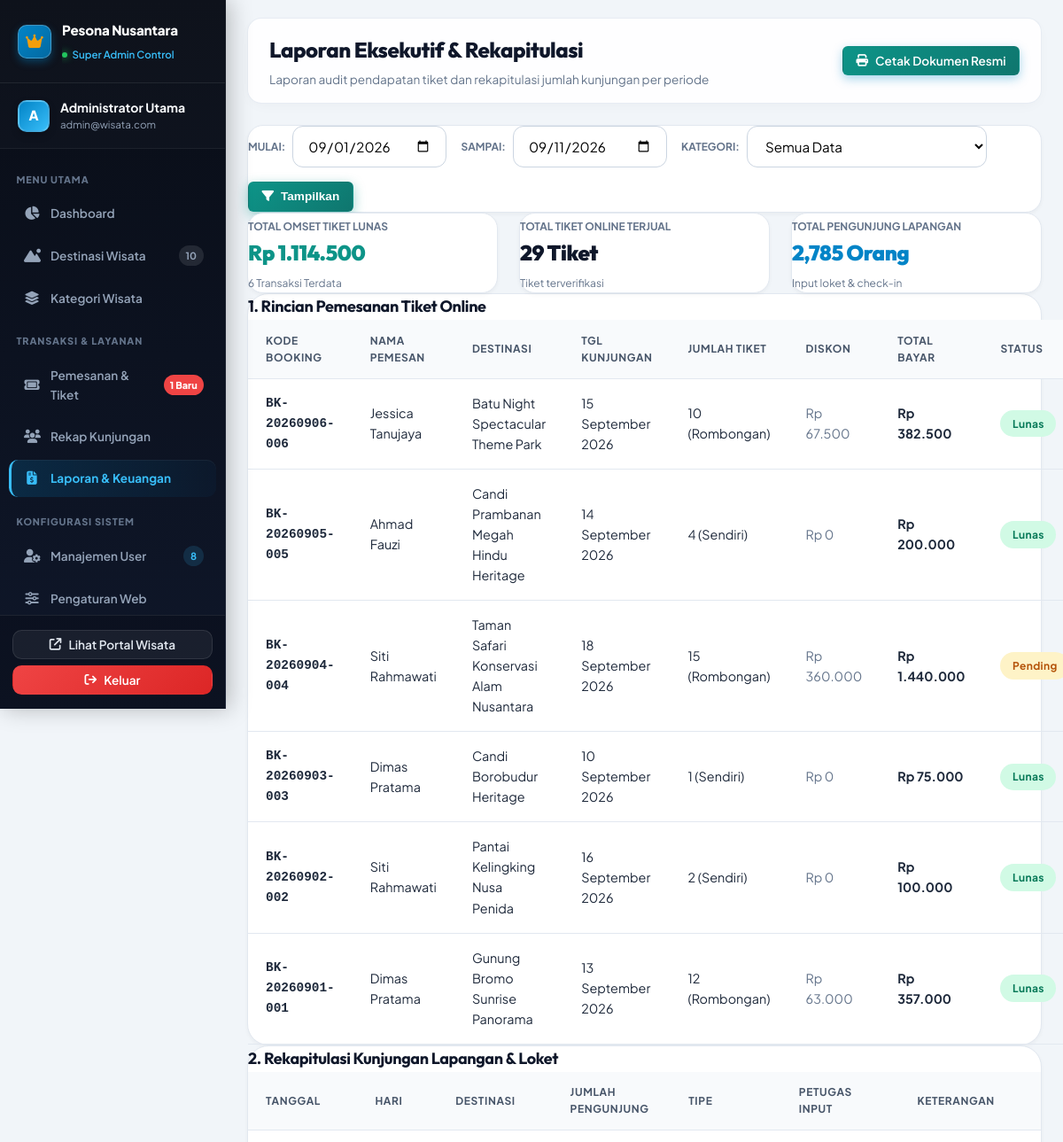
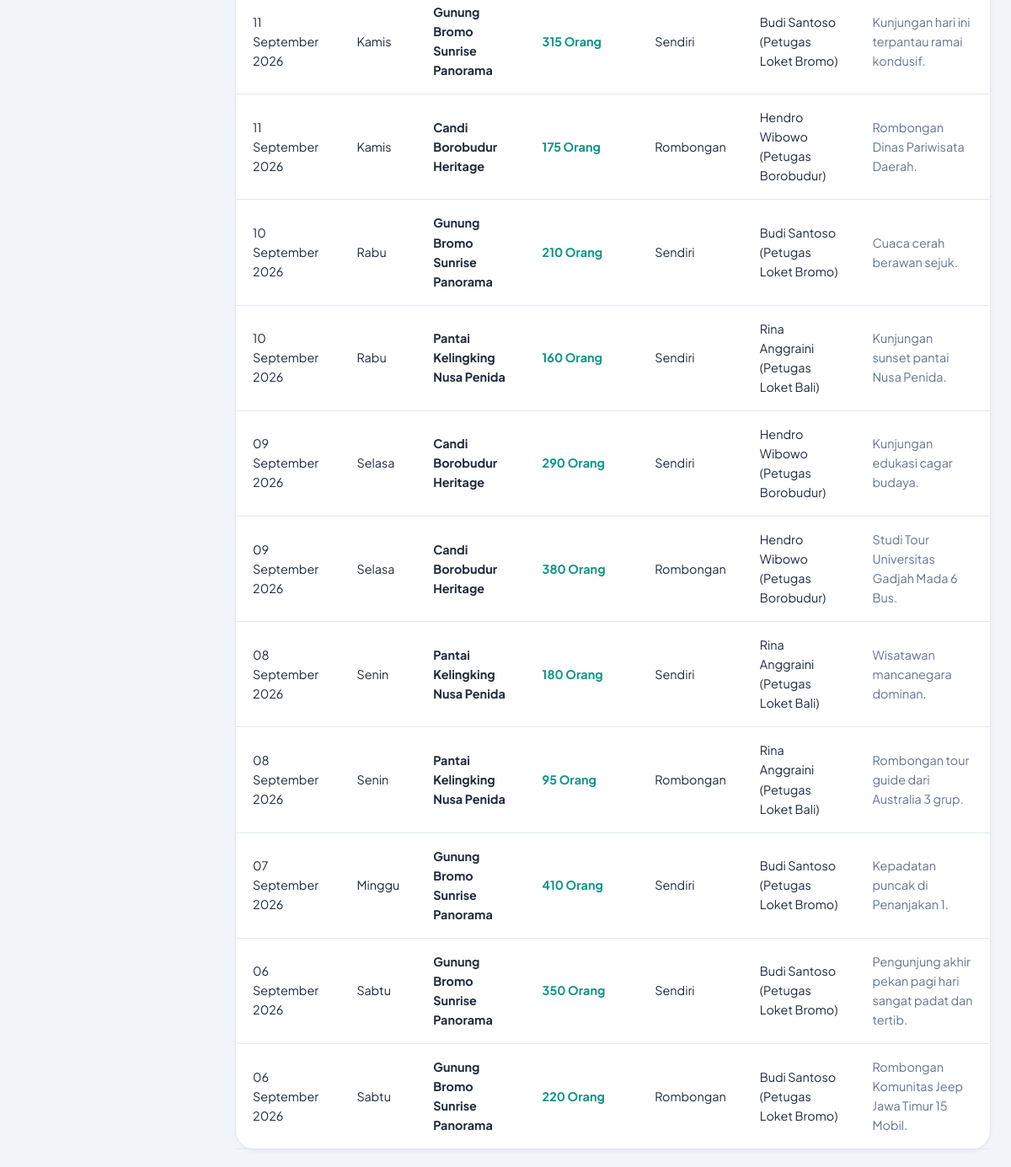
Page /admin/laporan.php (signed in) on the committed database (2 pictures, top to bottom).
### tables this page shows
CREATE TABLE `pengaturan_web` (
  `id` INT AUTO_INCREMENT PRIMARY KEY,
  `nama_sistem` VARCHAR(100) NOT NULL DEFAULT 'Pesona Nusantara',
  `tagline` VARCHAR(200) DEFAULT 'Sistem Informasi & Reservasi Wisata Berkelas Indonesia',
  `deskripsi` TEXT DEFAULT NULL,
  `kontak_email` VARCHAR(100) DEFAULT 'kontak@pesonanusantara.id',
  `kontak_telp` VARCHAR(30) DEFAULT '+62 821-9988-7766',
  `alamat` TEXT DEFAULT NULL,
  `logo` VARCHAR(255) DEFAULT NULL,
  `banner` VARCHAR(255) DEFAULT NULL,
  `sosmed_instagram` VARCHAR(100) DEFAULT 'pesonanusantara.id',
  `sosmed_facebook` VARCHAR(100) DEFAULT 'pesonanusantara.official',
  `sosmed_youtube` VARCHAR(100) DEFAULT 'PesonaNusantaraTV',
  `updated_at` TIMESTAMP DEFAULT CURRENT_TIMESTAMP ON UPDATE CURRENT_TIMESTAMP
);

CREATE TABLE `pemesanan` (
  `id` INT AUTO_INCREMENT PRIMARY KEY,
  `kode_booking` VARCHAR(30) NOT NULL UNIQUE,
  `user_id` INT NOT NULL,
  `destinasi_id` INT NOT NULL,
  `tanggal_kunjungan` DATE NOT NULL,
  `tipe_rombongan` ENUM('sendiri', 'rombongan') NOT NULL DEFAULT 'sendiri',
  `jumlah_tiket` INT NOT NULL DEFAULT 1,
  `harga_satuan` DECIMAL(12,2) NOT NULL,
  `diskon_didapat` DECIMAL(12,2) DEFAULT 0.00,
  `total_bayar` DECIMAL(12,2) NOT NULL,
  `status_bayar` ENUM('pending', 'lunas', 'batal') NOT NULL DEFAULT 'pending',
  `metode_pembayaran` VARCHAR(50) DEFAULT 'QRIS',
  `bukti_bayar` VARCHAR(255) DEFAULT NULL,
  `qr_code` VARCHAR(255) DEFAULT NULL,
  `status_kunjungan` ENUM('belum_digunakan', 'sudah_digunakan', 'hangus') DEFAULT 'belum_digunakan',
  `waktu_checkin` DATETIME DEFAULT NULL,
  `nama_pemesan` VARCHAR(100) DEFAULT NULL,
  `no_telp` VARCHAR(30) DEFAULT NULL,
  `catatan` TEXT DEFAULT NULL,
  `created_at` TIMESTAMP DEFAULT CURRENT_TIMESTAMP,
  FOREIGN KEY (`user_id`) REFERENCES `users`(`id`) ON DELETE CASCADE,
  FOREIGN KEY (`destinasi_id`) REFERENCES `destinasi`(`id`) ON DELETE CASCADE
);

CREATE TABLE `destinasi` (
  `id` INT AUTO_INCREMENT PRIMARY KEY,
  `kategori_id` INT NOT NULL,
  `nama_destinasi` VARCHAR(150) NOT NULL,
  `slug` VARCHAR(180) NOT NULL UNIQUE,
  `deskripsi` TEXT NOT NULL,
  `lokasi` VARCHAR(255) NOT NULL,
  `maps_embed` TEXT DEFAULT NULL,
  `harga_tiket` DECIMAL(12,2) NOT NULL DEFAULT 0.00,
  `diskon_rombongan` INT DEFAULT 15 COMMENT 'Diskon persen untuk rombongan',
  `min_rombongan` INT DEFAULT 10 COMMENT 'Minimal pengunjung untuk rombongan',
  `jam_buka` TIME DEFAULT '08:00:00',
  `jam_tutup` TIME DEFAULT '17:00:00',
  `hari_operasional` VARCHAR(100) DEFAULT 'Setiap Hari (Senin - Minggu)',
  `fasilitas` TEXT DEFAULT NULL COMMENT 'Comma-separated fasilitas',
  `status` ENUM('buka', 'tutup', 'pemeliharaan') DEFAULT 'buka',
  `rating` DECIMAL(3,2) DEFAULT 4.80,
  `foto_utama` VARCHAR(255) NOT NULL,
  `created_at` TIMESTAMP DEFAULT CURRENT_TIMESTAMP,
  FOREIGN KEY (`kategori_id`) REFERENCES `kategori_wisata`(`id`) ON DELETE CASCADE
);

CREATE TABLE `presensi_kunjungan` (
  `id` INT AUTO_INCREMENT PRIMARY KEY,
  `petugas_id` INT NOT NULL,
  `destinasi_id` INT NOT NULL,
  `tanggal_kunjungan` DATE NOT NULL,
  `hari` VARCHAR(20) NOT NULL,
  `jumlah_pengunjung` INT NOT NULL,
  `jenis_kunjungan` ENUM('sendiri', 'rombongan') NOT NULL DEFAULT 'sendiri',
  `keterangan` TEXT DEFAULT NULL,
  `created_at` TIMESTAMP DEFAULT CURRENT_TIMESTAMP,
  FOREIGN KEY (`petugas_id`) REFERENCES `users`(`id`) ON DELETE CASCADE,
  FOREIGN KEY (`destinasi_id`) REFERENCES `destinasi`(`id`) ON DELETE CASCADE
);

### admin/laporan.php (the view, shortened to what the rows shown need)
<?php
require_once __DIR__ . '/../config/database.php';
$tglMulai = $_GET['tgl_mulai'] ?? date('Y-m-01');
$tglSelesai = $_GET['tgl_selesai'] ?? date('Y-m-d');
$tipeLaporan = $_GET['tipe'] ?? 'semua';
$isPrint = isset($_GET['print']);
$stmtPemesanan = $pdo->prepare("SELECT p.*, d.nama_destinasi
                                FROM pemesanan p
                                JOIN destinasi d ON p.destinasi_id = d.id
                                WHERE DATE(p.created_at) BETWEEN ? AND ?
                                ORDER BY p.id DESC");
$stmtPemesanan->execute([$tglMulai, $tglSelesai]);
$laporanPemesanan = $stmtPemesanan->fetchAll();
$totalOmsetLunas = 0;
$totalTiketTerjual = 0;
foreach ($laporanPemesanan as $p) {
    if ($p['status_bayar'] === 'lunas') {
        $totalOmsetLunas += (float)$p['total_bayar'];
        $totalTiketTerjual += (int)$p['jumlah_tiket'];
    }
}
$stmtKunjungan = $pdo->prepare("SELECT k.*, d.nama_destinasi, COALESCE(u.nama, 'Petugas Loket') as nama_petugas
                                FROM presensi_kunjungan k
                                JOIN destinasi d ON k.destinasi_id = d.id
                                LEFT JOIN users u ON k.petugas_id = u.id
                                WHERE k.tanggal_kunjungan BETWEEN ? AND ?
                                ORDER BY k.tanggal_kunjungan DESC");
$stmtKunjungan->execute([$tglMulai, $tglSelesai]);
$laporanKunjungan = $stmtKunjungan->fetchAll();
$totalPengunjungLapangan = 0;
foreach ($laporanKunjungan as $k) {
    $totalPengunjungLapangan += (int)$k['jumlah_pengunjung'];
}
if (!$isPrint) {
    require_once __DIR__ . '/includes/header.php';
    require_once __DIR__ . '/includes/sidebar.php';
}
?>
<main class="<?= $isPrint ? 'p-4' : 'admin-main' ?>">
  <div class="admin-topbar-luxury no-print">
    <div>
      <h1 style="font-size: 1.5rem; font-weight: 800; color: #0f172a; margin: 0;">Laporan Eksekutif & Rekapitulasi</h1>
    </div>
  </div>
  <div class="grid grid-cols-3 gap-6 mb-8">
    <div class="card p-6 shadow-sm border" style="border-radius: var(--radius-lg);">
      <h2 class="text-2xl font-black text-primary mt-1"><?= formatRupiah($totalOmsetLunas) ?></h2>
    </div>
    <div class="card p-6 shadow-sm border" style="border-radius: var(--radius-lg);">
      <h2 class="text-2xl font-black text-dark mt-1"><?= number_format($totalTiketTerjual) ?> Tiket</h2>
    </div>
    <div class="card p-6 shadow-sm border" style="border-radius: var(--radius-lg);">
      <h2 class="text-2xl font-black text-secondary mt-1"><?= number_format($totalPengunjungLapangan) ?> Orang</h2>
    </div>
  </div>
  <?php if ($tipeLaporan === 'semua' || $tipeLaporan === 'pemesanan'): ?>
    <div class="card p-6 shadow-sm bg-white mb-8" style="border-radius: var(--radius-xl);">
      <div class="overflow-x-auto">
        <table class="table">
          <thead>
            <tr>
              <th>Kode Booking</th>
              <th>Nama Pemesan</th>
              <th>Destinasi</th>
              <th>Tgl Kunjungan</th>
              <th>Jumlah Tiket</th>
              <th>Diskon</th>
              <th>Total Bayar</th>
              <th>Status</th>
            </tr>
          </thead>
          <tbody>
            <?php if (empty($laporanPemesanan)): ?>
              <tr><td colspan="8" class="text-center py-4 text-muted">Tidak ada transaksi pada periode ini.</td></tr>
            <?php else: ?>
              <?php foreach ($laporanPemesanan as $p): ?>
                <tr>
                  <td class="font-mono font-bold text-xs"><?= htmlspecialchars($p['kode_booking']) ?></td>
                  <td><?= htmlspecialchars($p['nama_pemesan'] ?? '-') ?></td>
                  <td><?= htmlspecialchars($p['nama_destinasi']) ?></td>
                  <td><?= formatTanggalIndo($p['tanggal_kunjungan']) ?></td>
                  <td><?= $p['jumlah_tiket'] ?> (<?= ucfirst($p['tipe_rombongan']) ?>)</td>
                  <td class="text-xs text-muted"><?= formatRupiah($p['diskon_didapat']) ?></td>
                  <td class="font-bold"><?= formatRupiah($p['total_bayar']) ?></td>
                  <td>
                    <span class="badge badge-<?= $p['status_bayar'] === 'lunas' ? 'success' : 'warning' ?>">
                      <?= ucfirst($p['status_bayar']) ?>
                    </span>
                  </td>
                </tr>
              <?php endforeach; ?>
            <?php endif; ?>
          </tbody>
        </table>
      </div>
    </div>
  <?php endif; ?>
  <?php if ($tipeLaporan === 'semua' || $tipeLaporan === 'kunjungan'): ?>
    <div class="card p-6 shadow-sm bg-white mb-8" style="border-radius: var(--radius-xl);">
      <div class="overflow-x-auto">
        <table class="table">
          <thead>
            <tr>
              <th>Tanggal</th>
              <th>Hari</th>
              <th>Destinasi</th>
              <th>Jumlah Pengunjung</th>
              <th>Tipe</th>
              <th>Petugas Input</th>
              <th>Keterangan</th>
            </tr>
          </thead>
          <tbody>
            <?php if (empty($laporanKunjungan)): ?>
              <tr><td colspan="7" class="text-center py-4 text-muted">Tidak ada data kunjungan pada periode ini.</td></tr>
            <?php else: ?>
              <?php foreach ($laporanKunjungan as $k): ?>
                <tr>
                  <td><?= formatTanggalIndo($k['tanggal_kunjungan']) ?></td>
                  <td><?= htmlspecialchars($k['hari']) ?></td>
                  <td><strong><?= htmlspecialchars($k['nama_destinasi']) ?></strong></td>
                  <td class="font-bold text-primary"><?= number_format($k['jumlah_pengunjung']) ?> Orang</td>
                  <td><?= ucfirst($k['jenis_kunjungan']) ?></td>
                  <td><?= htmlspecialchars($k['nama_petugas']) ?></td>
                  <td class="text-xs text-muted"><?= htmlspecialchars($k['keterangan'] ?? '-') ?></td>
                </tr>
              <?php endforeach; ?>
            <?php endif; ?>
          </tbody>
        </table>
      </div>
    </div>
  <?php endif; ?>
</main>
<?php
if (!$isPrint) {
    require_once __DIR__ . '/includes/footer.php';
} else {
    echo "</body></html>";
}
?>

### admin/includes/sidebar.php
<?php
$currentFile = basename($_SERVER['PHP_SELF']);
$userName = $_SESSION['user_nama'] ?? 'Administrator';
$userEmail = $_SESSION['user_email'] ?? 'admin@wisata.com';
$initial = strtoupper(substr($userName, 0, 1));
$cntPendingPesanan = 0;
$cntDestinasi = 0;
$cntUsers = 0;
if (isset($pdo) && $pdo) {
    try {
        $cntPendingPesanan = (int)$pdo->query("SELECT COUNT(*) FROM pemesanan WHERE status_bayar = 'pending'")->fetchColumn();
        $cntDestinasi = (int)$pdo->query("SELECT COUNT(*) FROM destinasi")->fetchColumn();
        $cntUsers = (int)$pdo->query("SELECT COUNT(*) FROM users")->fetchColumn();
    } catch (Exception $e) {}
}
?>
<aside class="admin-sidebar">
  <div class="admin-sidebar-brand">
    <div class="admin-brand-icon">
      <i class="fa-solid fa-crown text-amber"></i>
    </div>
    <div style="overflow: hidden; flex: 1;">
      <span style="display: block; font-weight: 800; font-size: 0.95rem; color: #ffffff; letter-spacing: -0.01em; white-space: nowrap; text-overflow: ellipsis; overflow: hidden;">
        <?= htmlspecialchars($settings['nama_sistem'] ?? 'Pesona Nusantara') ?>
      </span>
      <span style="display: inline-flex; align-items: center; gap: 0.35rem; font-size: 0.72rem; color: #38bdf8; font-weight: 600;">
        <span style="width: 6px; height: 6px; border-radius: 50%; background: #22c55e; display: inline-block; box-shadow: 0 0 8px #22c55e;"></span>
        Super Admin Control
      </span>
    </div>
  </div>
  <?php
    $sessFoto = $_SESSION['user_foto'] ?? 'default_avatar.png';
    $hasSessFoto = (!empty($sessFoto) && $sessFoto !== 'default_avatar.png' && file_exists(__DIR__ . '/../../assets/uploads/users/' . $sessFoto));
  ?>
  <div class="admin-profile-pill">
    <?php if ($hasSessFoto): ?>
      <img src="<?= BASE_URL ?>assets/uploads/users/<?= htmlspecialchars($sessFoto) ?>" alt="Avatar" style="width: 38px; height: 38px; border-radius: 50%; object-fit: cover; border: 2px solid #2dd4bf; box-shadow: 0 2px 8px rgba(0,0,0,0.2);">
    <?php else: ?>
      <div class="admin-avatar">
        <?= $initial ?>
      </div>
    <?php endif; ?>
    <div style="overflow: hidden; flex: 1;">
      <strong style="display: block; font-size: 0.875rem; color: #f8fafc; font-weight: 700; white-space: nowrap; text-overflow: ellipsis; overflow: hidden;">
        <?= htmlspecialchars($userName) ?>
      </strong>
      <span style="font-size: 0.72rem; color: #94a3b8; display: block; white-space: nowrap; text-overflow: ellipsis; overflow: hidden;">
        <?= htmlspecialchars($userEmail) ?>
      </span>
    </div>
  </div>
  <ul class="admin-nav-list">
    <li style="padding: 0.6rem 0.5rem 0.25rem 0.5rem; font-size: 0.68rem; font-weight: 800; color: #64748b; text-transform: uppercase; letter-spacing: 0.08em;">
      Menu Utama
    </li>
    <li class="admin-nav-item">
      <a href="<?= BASE_URL ?>admin/index.php" class="admin-nav-link <?= ($currentFile == 'index.php') ? 'active' : '' ?>">
        <i class="fa-solid fa-chart-pie"></i>
        <span style="flex: 1;">Dashboard</span>
      </a>
    </li>
    <li class="admin-nav-item">
      <a href="<?= BASE_URL ?>admin/destinasi.php" class="admin-nav-link <?= ($currentFile == 'destinasi.php') ? 'active' : '' ?>">
        <i class="fa-solid fa-mountain-sun"></i>
        <span style="flex: 1;">Destinasi Wisata</span>
        <?php if ($cntDestinasi > 0): ?>
          <span style="font-size: 0.7rem; font-weight: 700; background: rgba(255,255,255,0.1); color: #94a3b8; padding: 0.15rem 0.5rem; border-radius: 9999px;">
            <?= $cntDestinasi ?>
          </span>
        <?php endif; ?>
      </a>
    </li>
    <li class="admin-nav-item">
      <a href="<?= BASE_URL ?>admin/kategori.php" class="admin-nav-link <?= ($currentFile == 'kategori.php') ? 'active' : '' ?>">
        <i class="fa-solid fa-layer-group"></i>
        <span style="flex: 1;">Kategori Wisata</span>
      </a>
    </li>
    <li style="padding: 0.85rem 0.5rem 0.25rem 0.5rem; font-size: 0.68rem; font-weight: 800; color: #64748b; text-transform: uppercase; letter-spacing: 0.08em;">
      Transaksi & Layanan
    </li>
    <li class="admin-nav-item">
      <a href="<?= BASE_URL ?>admin/pemesanan.php" class="admin-nav-link <?= ($currentFile == 'pemesanan.php') ? 'active' : '' ?>">
        <i class="fa-solid fa-ticket"></i>
        <span style="flex: 1;">Pemesanan & Tiket</span>
        <?php if ($cntPendingPesanan > 0): ?>
          <span style="font-size: 0.68rem; font-weight: 800; background: #ef4444; color: #ffffff; padding: 0.15rem 0.45rem; border-radius: 9999px; animation: pulse 2s infinite;">
            <?= $cntPendingPesanan ?> Baru
          </span>
        <?php endif; ?>
      </a>
    </li>
    <li class="admin-nav-item">
      <a href="<?= BASE_URL ?>admin/kunjungan.php" class="admin-nav-link <?= ($currentFile == 'kunjungan.php') ? 'active' : '' ?>">
        <i class="fa-solid fa-users"></i>
        <span style="flex: 1;">Rekap Kunjungan</span>
      </a>
    </li>
    <li class="admin-nav-item">
      <a href="<?= BASE_URL ?>admin/laporan.php" class="admin-nav-link <?= ($currentFile == 'laporan.php') ? 'active' : '' ?>">
        <i class="fa-solid fa-file-invoice-dollar"></i>
        <span style="flex: 1;">Laporan & Keuangan</span>
      </a>
    </li>
    <li style="padding: 0.85rem 0.5rem 0.25rem 0.5rem; font-size: 0.68rem; font-weight: 800; color: #64748b; text-transform: uppercase; letter-spacing: 0.08em;">
      Konfigurasi Sistem
    </li>
    <li class="admin-nav-item">
      <a href="<?= BASE_URL ?>admin/users.php" class="admin-nav-link <?= ($currentFile == 'users.php') ? 'active' : '' ?>">
        <i class="fa-solid fa-user-gear"></i>
        <span style="flex: 1;">Manajemen User</span>
        <?php if ($cntUsers > 0): ?>
          <span style="font-size: 0.7rem; font-weight: 700; background: rgba(56, 189, 248, 0.15); color: #38bdf8; padding: 0.15rem 0.5rem; border-radius: 9999px;">
            <?= $cntUsers ?>
          </span>
        <?php endif; ?>
      </a>
    </li>
    <li class="admin-nav-item">
      <a href="<?= BASE_URL ?>admin/pengaturan.php" class="admin-nav-link <?= ($currentFile == 'pengaturan.php') ? 'active' : '' ?>">
        <i class="fa-solid fa-sliders"></i>
        <span style="flex: 1;">Pengaturan Web</span>
      </a>
    </li>
  </ul>
  <div class="admin-sidebar-footer">
    <a href="<?= BASE_URL ?>index.php" target="_blank" class="btn btn-secondary btn-sm" style="background: rgba(255,255,255,0.06); color: #e2e8f0; border: 1px solid rgba(255,255,255,0.1); justify-content: center; width: 100%; border-radius: 0.65rem;">
      <i class="fa-solid fa-arrow-up-right-from-square"></i> Lihat Portal Wisata
    </a>
    <a href="<?= BASE_URL ?>logout.php" class="btn btn-danger btn-sm" style="justify-content: center; width: 100%; border-radius: 0.65rem;" onclick="return confirm('Apakah Anda yakin ingin keluar dari panel admin?')">
      <i class="fa-solid fa-arrow-right-from-bracket"></i> Keluar
    </a>
  </div>
</aside>

### rows in the picture
pengaturan_web: nama_sistem "Pesona Nusantara"
pemesanan: kode_booking "BK-20260906-006", nama_pemesan "Jessica Tanujaya", destinasi.nama_destinasi "Batu Night Spectacular Theme Park", tanggal_kunjungan "15 September 2026", jumlah_tiket "10", tipe_rombongan "Rombongan", diskon_didapat "Rp 67.500", total_bayar "Rp 382.500", status_bayar "Lunas"
pemesanan: kode_booking "BK-20260905-005", nama_pemesan "Ahmad Fauzi", destinasi.nama_destinasi "Candi Prambanan Megah Hindu Heritage", tanggal_kunjungan "14 September 2026", jumlah_tiket "4", tipe_rombongan "Sendiri", diskon_didapat "Rp 0", total_bayar "Rp 200.000", status_bayar "Lunas"
pemesanan: kode_booking "BK-20260904-004", nama_pemesan "Siti Rahmawati", destinasi.nama_destinasi "Taman Safari Konservasi Alam Nusantara", tanggal_kunjungan "18 September 2026", jumlah_tiket "15", tipe_rombongan "Rombongan", diskon_didapat "Rp 360.000", total_bayar "Rp 1.440.000", status_bayar "Pending"
pemesanan: kode_booking "BK-20260903-003", nama_pemesan "Dimas Pratama", destinasi.nama_destinasi "Candi Borobudur Heritage", tanggal_kunjungan "10 September 2026", jumlah_tiket "1", tipe_rombongan "Sendiri", diskon_didapat "Rp 0", total_bayar "Rp 75.000", status_bayar "Lunas"
pemesanan: kode_booking "BK-20260902-002", nama_pemesan "Siti Rahmawati", destinasi.nama_destinasi "Pantai Kelingking Nusa Penida", tanggal_kunjungan "16 September 2026", jumlah_tiket "2", tipe_rombongan "Sendiri", diskon_didapat "Rp 0", total_bayar "Rp 100.000", status_bayar "Lunas"
pemesanan: kode_booking "BK-20260901-001", nama_pemesan "Dimas Pratama", destinasi.nama_destinasi "Gunung Bromo Sunrise Panorama", tanggal_kunjungan "13 September 2026", jumlah_tiket "12", tipe_rombongan "Rombongan", diskon_didapat "Rp 63.000", total_bayar "Rp 357.000", status_bayar "Lunas"
presensi_kunjungan: tanggal_kunjungan "11 September 2026", hari "Kamis", destinasi.nama_destinasi "Gunung Bromo Sunrise Panorama", jumlah_pengunjung "315", jenis_kunjungan "Sendiri", nama_petugas "Budi Santoso (Petugas Loket Bromo)", keterangan "Kunjungan hari ini terpantau ramai kondusif."
presensi_kunjungan: tanggal_kunjungan "11 September 2026", hari "Kamis", destinasi.nama_destinasi "Candi Borobudur Heritage", jumlah_pengunjung "175", jenis_kunjungan "Rombongan", nama_petugas "Hendro Wibowo (Petugas Borobudur)", keterangan "Rombongan Dinas Pariwisata Daerah."
presensi_kunjungan: tanggal_kunjungan "10 September 2026", hari "Rabu", destinasi.nama_destinasi "Gunung Bromo Sunrise Panorama", jumlah_pengunjung "210", jenis_kunjungan "Sendiri", nama_petugas "Budi Santoso (Petugas Loket Bromo)", keterangan "Cuaca cerah berawan sejuk."
presensi_kunjungan: tanggal_kunjungan "10 September 2026", hari "Rabu", destinasi.nama_destinasi "Pantai Kelingking Nusa Penida", jumlah_pengunjung "160", jenis_kunjungan "Sendiri", nama_petugas "Rina Anggraini (Petugas Loket Bali)", keterangan "Kunjungan sunset pantai Nusa Penida."
presensi_kunjungan: tanggal_kunjungan "09 September 2026", hari "Selasa", destinasi.nama_destinasi "Candi Borobudur Heritage", jumlah_pengunjung "290", jenis_kunjungan "Sendiri", nama_petugas "Hendro Wibowo (Petugas Borobudur)", keterangan "Kunjungan edukasi cagar budaya."
presensi_kunjungan: tanggal_kunjungan "09 September 2026", hari "Selasa", destinasi.nama_destinasi "Candi Borobudur Heritage", jumlah_pengunjung "380", jenis_kunjungan "Rombongan", nama_petugas "Hendro Wibowo (Petugas Borobudur)", keterangan "Studi Tour Universitas Gadjah Mada 6 Bus."
presensi_kunjungan: tanggal_kunjungan "08 September 2026", hari "Senin", destinasi.nama_destinasi "Pantai Kelingking Nusa Penida", jumlah_pengunjung "180", jenis_kunjungan "Sendiri", nama_petugas "Rina Anggraini (Petugas Loket Bali)", keterangan "Wisatawan mancanegara dominan."
presensi_kunjungan: tanggal_kunjungan "08 September 2026", hari "Senin", destinasi.nama_destinasi "Pantai Kelingking Nusa Penida", jumlah_pengunjung "95", jenis_kunjungan "Rombongan", nama_petugas "Rina Anggraini (Petugas Loket Bali)", keterangan "Rombongan tour guide dari Australia 3 grup."
presensi_kunjungan: tanggal_kunjungan "07 September 2026", hari "Minggu", destinasi.nama_destinasi "Gunung Bromo Sunrise Panorama", jumlah_pengunjung "410", jenis_kunjungan "Sendiri", nama_petugas "Budi Santoso (Petugas Loket Bromo)", keterangan "Kepadatan puncak di Penanjakan 1."
presensi_kunjungan: tanggal_kunjungan "06 September 2026", hari "Sabtu", destinasi.nama_destinasi "Gunung Bromo Sunrise Panorama", jumlah_pengunjung "350", jenis_kunjungan "Sendiri", nama_petugas "Budi Santoso (Petugas Loket Bromo)", keterangan "Pengunjung akhir pekan pagi hari sangat padat dan tertib."
presensi_kunjungan: tanggal_kunjungan "06 September 2026", hari "Sabtu", destinasi.nama_destinasi "Gunung Bromo Sunrise Panorama", jumlah_pengunjung "220", jenis_kunjungan "Rombongan", nama_petugas "Budi Santoso (Petugas Loket Bromo)", keterangan "Rombongan Komunitas Jeep Jawa Timur 15 Mobil."

### other values in the picture
$initial "A"
$userName "Administrator Utama"
$userEmail "admin@wisata.com"
$cntDestinasi "10"
$cntPendingPesanan "1"
$cntUsers "8"
formatRupiah($totalOmsetLunas) "Rp 1.114.500"
count($laporanPemesanan) "6"
$totalTiketTerjual "29"
$totalPengunjungLapangan "2,785"
